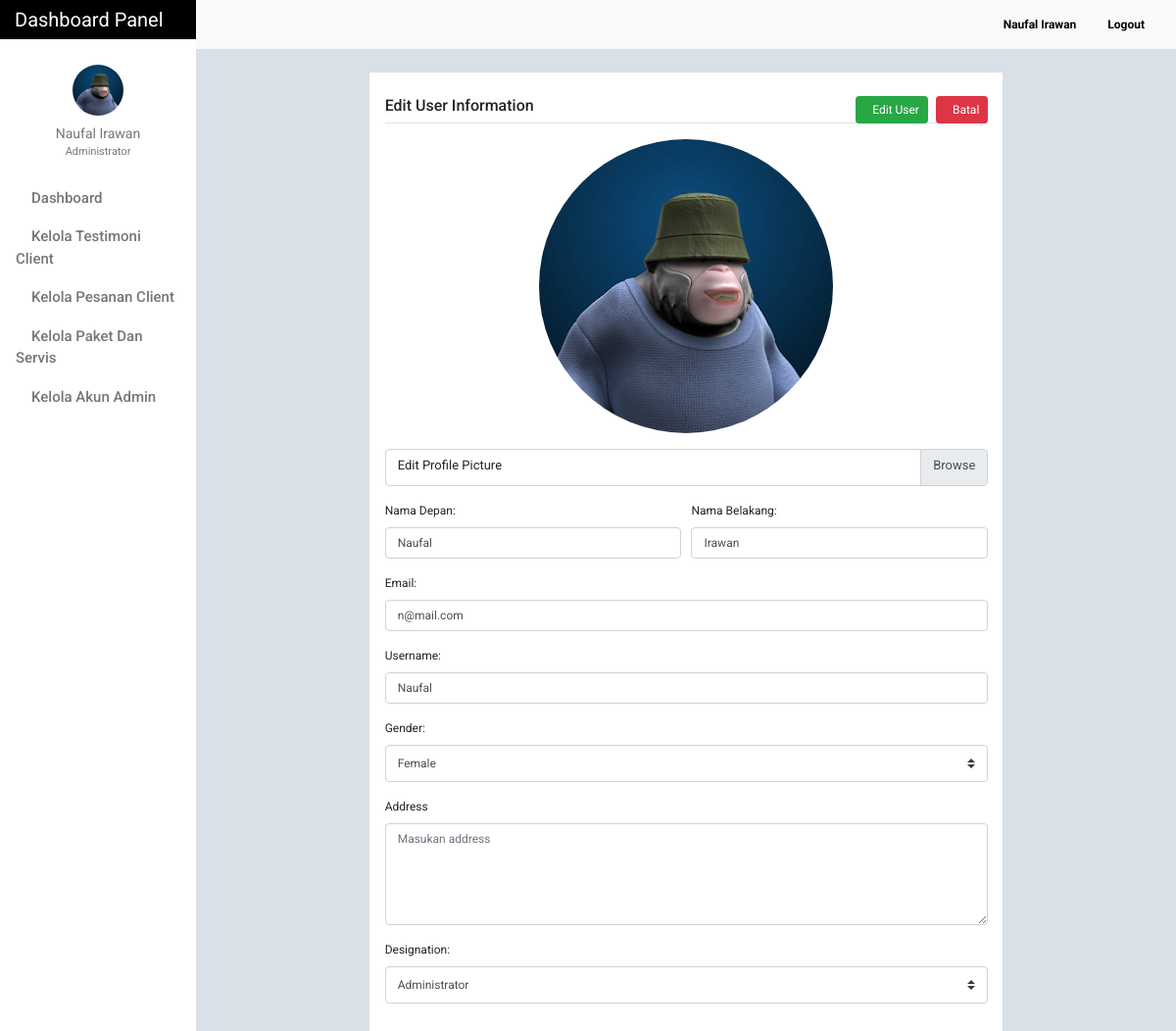
The page /admin/users_edit.php?id=9 (signed in) on the database its author committed.
### tables this page shows
CREATE TABLE `tblusers` (
  `id` int(11) NOT NULL,
  `firstname` varchar(32) NOT NULL,
  `lastname` varchar(32) NOT NULL,
  `gender` enum('m','f') NOT NULL,
  `username` varchar(50) NOT NULL,
  `password` varchar(50) NOT NULL,
  `email` varchar(100) NOT NULL,
  `designation` varchar(100) NOT NULL,
  `address` text NOT NULL,
  `access_level` enum('0','1','2') NOT NULL,
  `profile_picture` varchar(100) NOT NULL,
  `date_created` varchar(100) NOT NULL
);

### admin/include/database.php (called while the page is built, shortened)
<?php
class Database
{
    public $connection;
    public function open_connection()
    {
        $this->connection = mysqli_connect(DB_HOST, DB_USER, DB_PASS, DB_NAME);
    }
    public function query($sql)
    {
        $result = mysqli_query($this->connection, $sql);
        return $result;
    }
}
$db = new Database();
?>

### admin/include/db_object.php (called while the page is built, shortened)
<?php
class DB_Object
{
    public static function find_by_id($id) {
        $the_result_array = static::find_by_query("SELECT * FROM " . static::$db_table . " WHERE id = $id ORDER BY id DESC  LIMIT 1 ");
        return !empty($the_result_array) ? array_shift($the_result_array) : false;
    }
    public static function find_by_query($sql) {
        global $db;
        $result_set = $db->query($sql);
        $the_object_array = array();
        while($row = mysqli_fetch_array($result_set)) {
            $the_object_array[] = static::instantiation($row);
        }
        return $the_object_array;
    }
    public static function instantiation($the_record){
        $the_object = new $calling_class;
        foreach($the_record as $the_attribute => $value)
        {
            if($the_object->has_the_attribute($the_attribute)) {
                $the_object->$the_attribute = $value;
            }
        }
        return $the_object;
    }
    private function has_the_attribute($the_attribute) {
        $object_properties = get_object_vars($this);
        return array_key_exists($the_attribute, $object_properties);
    }
}
?>

### admin/include/Users.php (called while the page is built, shortened)
<?php
class Users extends DB_Object
{
    public $profile_picture;
    public $upload_directory = "upload/users";
    public $image_placeholder = "http://placehold.it/64x64&text=images";
    public function profile_picture_picture() {
        return empty($this->profile_picture) ? $this->image_placeholder : $this->upload_directory. '/' .$this->profile_picture;
    }
}
?>

### admin/users_edit.php (the view, shortened to what this page needs)
<?php
    $users = Users::find_by_id($_GET['id']);
?>
<?php $users_profile = Users::find_by_id($_SESSION['id']); ?>
<!doctype html>
<html lang="en">
<head>
    <link href="css/bootstrap.min.css" rel="stylesheet">
    <link href="css/dashboard.css" rel="stylesheet">
    <link rel="stylesheet" type="text/css" href="https://cdn.materialdesignicons.com/2.1.19/css/materialdesignicons.min.css">
    <link rel="stylesheet" href="../css/bootstrap-datepicker.css">
</head>
<body>
<?php include_once 'include/sidebar.php'; ?>
<div class="container">
    <div class="row">
        <div class="col-lg-8 offset-2 pl-3 pb-3 box-shadow mt-4">
            <form method="post" action="" enctype="multipart/form-data">
                <h6 class="h6 mt-4 pb-2" style="border-bottom: 1px solid #dee2e6!important;">Edit User Information
                    <a href="users.php" class="btn btn-sm btn-danger float-right" style="font-size: 12px;"><i class="mdi mdi-close-circle mr-2"></i> Batal</a>
                    <button type="submit" name="submit" class="btn btn-sm btn-success float-right mr-2" style="font-size: 12px;"><i class="mdi mdi-account-plus mr-2"></i> Edit User</button>
                </h6>
                <div class="text-center mb-3 mt-3">
                    <img src="<?= $users->profile_picture_picture(); ?>" style="border-radius: 50%; width: 300px;height: 300px;diplay:block;" alt="">
                </div>
                <div class="custom-file mb-3" style="font-size: 13px;">
                  <label class="custom-file-label" for="customFile">Edit Profile Picture</label>
                </div>
                <div class="form-row">
                    <div class="form-group col-md-6">
                        <label for="inputFirstname">Nama Depan:</label>
                        <input type="text" name="firstname" class="form-control" value="<?= $users->firstname; ?>" id="inputFirstname"  placeholder="Masukan firstname">
                    </div>
                   <div class="form-group col-md-6">
                        <label for="inputLastname">Nama Belakang:</label>
                        <input type="text" name="lastname" class="form-control" value="<?= $users->lastname; ?>" id="inputLastname"  placeholder="Masukan lastname">
                    </div>
                </div>
                <div class="form-group">
                    <label for="inputEmail">Email:</label>
                    <input type="text" name="email" class="form-control"  value="<?= $users->email; ?>" id="inputEmail" placeholder="Masukan email">
                </div>
                <div class="form-group">
                    <label for="inputUsername">Username:</label>
                    <input type="text" name="username" class="form-control"  value="<?= $users->username; ?>" id="inputUsername" placeholder="Masukan username">
                </div>
                 <div class="form-group">
                        <label for="gender">Gender:</label>
                        <select name="gender" class="custom-select" id="gender">
                            <?php if($users->gender == 'm') : ?>
                                <option value="m" selected>Male</option>
                                <option value="f">Female</option>
                            <?php else: ?>
                                <option value="f" selected>Female</option>
                            <?php endif; ?>
                        </select>
                    </div>
                <div class="form-group">
                    <label for="inputAddress">Address</label>
                    <textarea rows="5" name="address" class="form-control" id="inputAddress"  placeholder="Masukan address"><?= $users->address;  ?></textarea>
                </div>
                 <div class="form-group">
                    <label for="designation">Designation:</label>
                    <select name="designation" id="designation" class="custom-select">
                        <?php if($users->designation == 0) : ?>
                            <option value="0" selected>Administrator</option>
                        <?php else: ?>
                            <option value="0">Administrator</option>
                            <option value="1" selected>Moderator</option>
                        <?php endif; ?>
                    </select>
                </div>
            </form>
        </div>
    </div>
</div>
<?php include_once 'include/footer.php';?>

### admin/include/sidebar.php (shortened to what this page needs)
<nav class="navbar sticky-top p-0" style="width: 16.7%;background-color: black;">
    <a class="navbar-brand col-sm-3 col-md-2 mr-0" style="color:white;" href="dashboard.php">
        Dashboard Panel
    </a>
</nav>
<div class="container-fluid">
    <div class="row">
        <nav class="col-md-2 d-none d-md-block bg-light sidebar">
            <div class="sidebar-sticky">
                <ul class="nav flex-column">
                    <li class="nav-item mt-3">
                        <div class="text-center">
                            <a href="users_profile.php" class="user-button">
                                <img src="<?= $users_profile->profile_picture_picture(); ?>" class="img-fluid rounded-circle" width="52" height="52" alt="">
                                <div class="user-profile"><?= $users_profile->firstname . ' ' . $users_profile->lastname; ?></div>
                            </a>
                                <div class="text-center mt-0" style="font-size: 11px;color:#72777a;">
                                    <?= ($users_profile->designation == 0) ? 'Administrator' : 'Moderator'; ?>
                                </div>
                        </div>
                    </li>
                    <li class="nav-item"><div class="dropdown-divider"></div></li>
                    <li class="nav-item">
                        <a class="nav-link" href="dashboard.php">
                            Dashboard <span class="sr-only">(current)</span>
                        </a>
                    </li>
                    <li class="nav-item"><div class="dropdown-divider"></div></li>
                    <li class="nav-item">
                        <a class="nav-link" href="testimoni.php">
                            Kelola Testimoni Client
                        </a>
                    </li>
                    <li class="nav-item"><div class="dropdown-divider"></div></li>
                    <li class="nav-item">
                        <a class="nav-link" href="client.php" >
                            Kelola Pesanan Client
                        </a>
                    </li>
                    <li class="nav-item"><div class="dropdown-divider"></div></li>
                    <li class="nav-item">
                        <a class="nav-link" href="service_list.php">
                            Kelola Paket dan Servis
                        </a>
                    </li>
                    <li class="nav-item"><div class="dropdown-divider"></div></li>
                    <li class="nav-item">
                        <a class="nav-link" href="users.php">
                            Kelola Akun Admin
                        </a>
                    </li>
                </ul>
            </div>
        </nav>
        <main role="main" class="col-md-9 ml-sm-auto col-lg-10" style="margin-top: -40px;z-index: 999">
            <nav class="navbar navbar-expand-lg navbar-light bg-light" style="margin-left:-15px;margin-right: -15px;">
                <div class="form-inline my-2 my-lg-0">
                    <a class="nav-link" href="users_profile.php"><b><?= ucfirst($users_profile->firstname) . ' ' . ucfirst($users_profile->lastname); ?></b></a>
                    <a class="nav-link" href="logout.php"><b><i class="mdi mdi-logout" style="color: #f44336!important;"></i> Logout</b></a>
                </div>
            </nav>

### admin/css/dashboard.css (style rules this page uses)
body { font-size: .875rem; font-family: 'Roboto', 'Segoe UI',sans-serif; background: #D9E0E7; }
.sidebar { position: fixed; top: 0; bottom: 0; left: 0; z-index: 100; padding: 0; box-shadow: inset -1px 0 0 rgba(0, 0, 0, .1); background-color: #fff; }
.sidebar-sticky { position: -webkit-sticky; position: sticky; top: 40px; height: calc(100vh - 48px); height: 100% !important; padding-top: 2.5rem; overflow-x: hidden; overflow-y: auto; background-color: #fff; }
.sidebar .nav-link { font-weight: 500; color: #72777a; font-size: 15px; text-transform: capitalize; transition: all 2s linear; font-family: 'Roboto', sans-serif; }
.nav.flex-column li.nav-item:nth-child(2) { margin-top:10px; }
.user-profile { color: #72777a; margin-top: 8px; }
img.img-fluid.rounded-circle { margin-top: 10px; }
.form-inline.my-2.my-lg-0 a.nav-link { color: black; font-size: 12px; }
.dropdown-divider { border-top: 1px solid #fff; }
.nav.flex-column a.nav-link { padding: .0rem 1rem; }
.user-profile { text-transform: capitalize; }
.col-lg-8.offset-2.pl-3.pb-3.box-shadow.mt-4 { background: white !important; box-shadow: none; }

### admin/users_edit.php (style rules this page uses)
body { margin-bottom: 2%; }
.box-shadow { box-shadow: 0 0 2px 1px rgba(0, 0, 0, 0.3); font-size: 12px; }
.form-control { font-size: 12px; }
.custom-file-label { color: #212529; }

### rows shown on the page
tblusers: profile_picture (picture), firstname "Naufal", lastname "Irawan", email "n@mail.com", username "Naufal", designation "Administrator"
